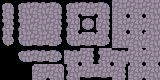

The image is a tile-based game level rendered from a .tmx file. Its description and complete source (layers, tilesets, objects, tile grids) follow:
An orthogonal 20x10 tile map with 8x8 px tiles, 1 tile layer (Tile Layer 1).

<map version="1.10" tiledversion="1.11.2" orientation="orthogonal" renderorder="right-down" width="20" height="10" tilewidth="8" tileheight="8" infinite="0" nextlayerid="2" nextobjectid="1">
 <properties>
  <property name="Type" value="Subresource" />
 </properties>
 <tileset firstgid="1" name="path_dark" tilewidth="8" tileheight="8" tilecount="48" columns="6">
  <image source="path_dark.png" width="48" height="64" />
 </tileset>
 <layer id="1" name="Tile Layer 1" width="20" height="10">
  <data encoding="csv">
13,18,13,14,15,16,17,18,13,14,15,16,17,18,27,28,27,28,27,28,
19,24,19,20,21,22,23,24,19,12,11,12,11,24,33,12,11,12,11,34,
25,30,25,26,27,28,29,30,25,6,1,2,5,30,33,6,5,6,5,28,
31,36,31,32,33,34,35,36,31,12,7,8,11,36,33,12,11,12,11,34,
37,42,37,38,39,40,41,42,37,6,5,6,41,42,27,6,5,6,41,28,
43,48,43,44,45,46,47,48,43,44,45,46,47,48,33,34,33,34,33,34,
0,0,13,14,15,16,17,18,15,16,27,30,25,28,15,16,27,6,5,28,
0,0,43,44,45,46,47,48,33,12,11,36,31,12,11,34,11,12,11,12,
0,0,0,0,5,28,27,6,25,6,5,28,27,6,5,30,5,6,5,6,
0,0,0,0,33,12,11,34,31,34,45,46,45,46,33,36,33,12,11,34
</data>
 </layer>
</map>
